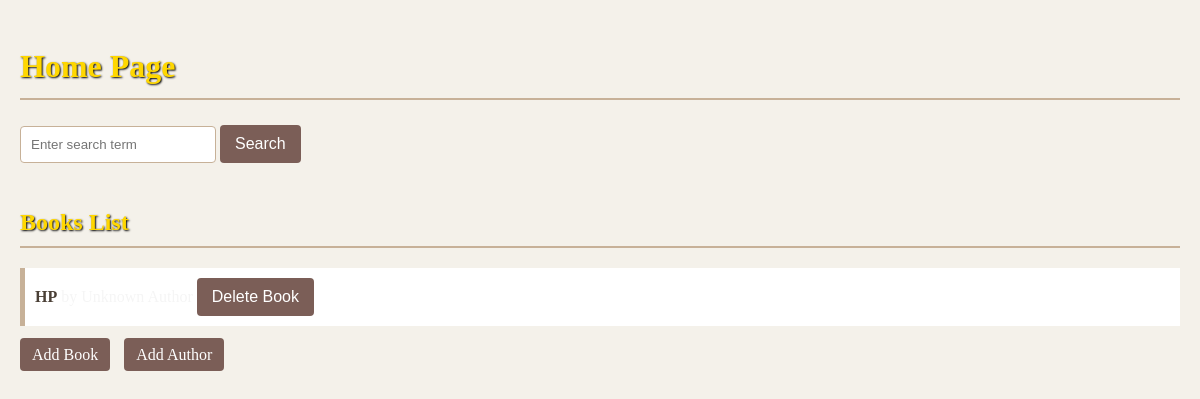
Before: / with the older database file.
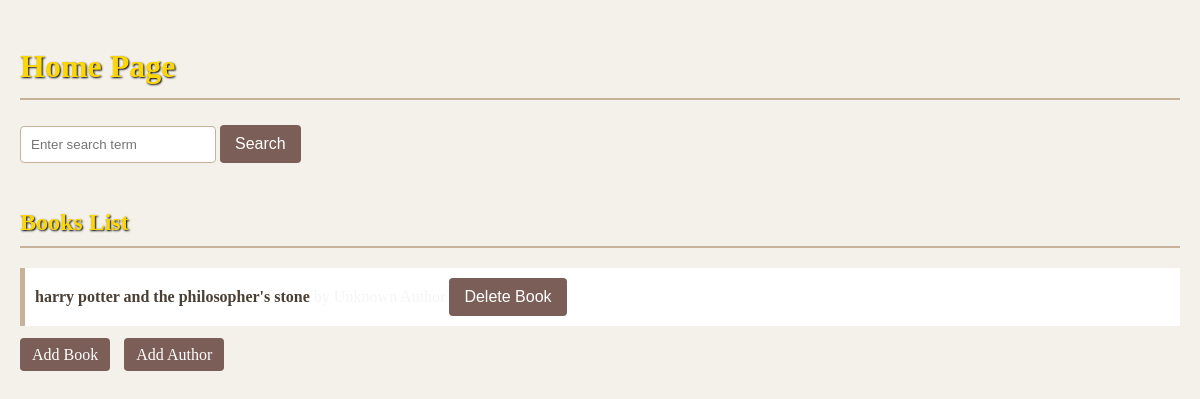
After: the same page with the newer database file.
### data_models.py (models this page shows, shortened)
class Book(db.Model):
    __tablename__ = "book"
    id = db.Column(db.Integer, primary_key=True)
    isbn = db.Column(db.String(30))
    title = db.Column(db.String)
    author_id = db.Column(db.Integer, db.ForeignKey("author.id"))
    author = db.relationship("Author", backref="books")  # add relationship
    cover_page = db.Column(db.String, nullable=True)

### app.py (the view)
@app.route("/")
def home():
    search_query = request.args.get("query", "")
    if search_query:
        books = Book.query.filter(
            Book.title.ilike(f"%{search_query}%") | Book.isbn.ilike(f"%{search_query}%")
        ).all()
    else:
        books = Book.query.all()
    for book in books:
        print(
            f"Title: {book.title}, Author: {book.author.author_name if book.author else 'No Author'}"
        )
    return render_template("home.html", books=books)

### templates/home.html (shortened to what this page needs)
<!DOCTYPE html>
<html lang="en">
  <head>
    <link
      rel="stylesheet"
      href="{{ url_for('static', filename='styles.css') }}"
    />
  </head>
  <body>
    <h1
      style="
        font-family: 'Brush Script MT', cursive;
        color: gold;
        text-shadow: 1px 1px 2px black;
      "
    >
      Home Page
    </h1>
    <form method="get" action="/">
      <input type="text" name="query" placeholder="Enter search term" />
      <button type="submit">Search</button>
    </form>
    <h2
      style="
        font-family: 'Brush Script MT', cursive;
        color: gold;
        text-shadow: 1px 1px 2px black;
      "
    >
      Books List
    </h2>
    {% if books %}
    <ul>
      {% for book in books %}
      <li>
        <strong>{{ book.title }}</strong> by {{ book.author.author_name if
        <form
          action="{{ url_for('delete_book', book_id=book.id) }}"
          method="post"
          style="display: inline"
        >
          <button type="submit">Delete Book</button>
        </form>
      </li>
      {% endfor %}
    </ul>
    {% else %}
    <p>No books found.</p>
    {% endif %}
    <nav>
      <a href="{{ url_for('add_book') }}">Add Book</a>
      <a href="{{ url_for('add_author') }}">Add Author</a>
    </nav>
  </body>
</html>

### static/styles.css (style rules this page uses)
body { font-family: 'Georgia', serif; background-color: #f4f1ea; color: #333; margin: 0; padding: 20px; line-height: 1.6; background-image: url("cozy-bookstore-shelves-brimming-with-books-under-the-warm-library-lights-u5zogtym.jpeg"); background-size: cover; background-position: center center; background-repeat: no-repeat; color: #f5f5f5; }
h1, h2 { color: #4a3f35; border-bottom: 2px solid #c7b198; padding-bottom: 5px; }
a { color: #7b5e57; text-decoration: none; }
form { margin-bottom: 20px; }
input[type="text"], select { width: 15%; padding: 10px; margin-top: 5px; margin-bottom: 20px; border: 1px solid #c7b198; border-radius: 4px; background-color: #fff; }
button { background-color: #7b5e57; color: white; border: none; padding: 10px 15px; cursor: pointer; font-size: 16px; border-radius: 4px; }
nav a { background-color: #7b5e57; color: white; padding: 8px 12px; margin-right: 10px; border-radius: 4px; }
ul { list-style-type: none; padding: 0; }
li { background-color: #fff; padding: 10px; margin-bottom: 10px; border-left: 5px solid #c7b198; }
strong { color: #4a3f35; }

Changed rows visible on the page:
changed Book: title "HP" → "harry potter and the philosopher's stone"
